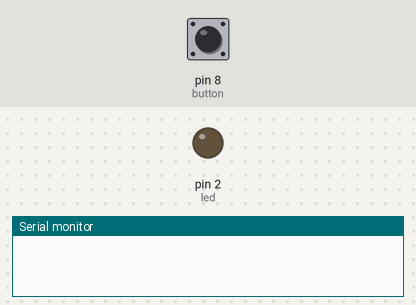
Bench run of a sketch on a simulated Arduino Uno, built with avr-gcc and run on an emulated ATmega328P. On the bench: output pins drawn as LEDs (lit = HIGH), the last lines printed to the serial monitor. The inputs (shaded band) are chosen by the test bench; at power-on: pin 8 (button) LOW.

Above: at 1.2 s.
1.3 s: pin 8 (button) pulled HIGH for 0.15 s
2.9 s: pin 8 (button) pulsed HIGH 5 times (0.12 s each, 0.3 s apart)
At 3.56 s:
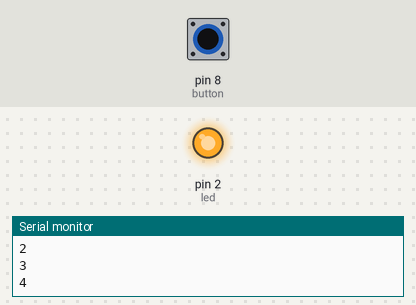
Timing chart, 0 to 5.9 s (numbered marks = the images above; inputs shaded):
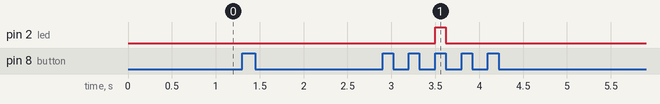

The sketch:

Main3.ino
```cpp
#include <avr/wdt.h>
const byte led = 2;

const byte button = 8;

int buttonState = 0;

bool block = false;
int contador = 0;

void setup()
{
	pinMode(led, OUTPUT);
    pinMode(button, INPUT);
    Serial.begin(9600);
}

void loop()
{

    buttonState = digitalRead(button);

    if(buttonState == HIGH && !block){
        Serial.println(++contador);
        if(contador%4 == 0)
            digitalWrite(led,1);
        if(contador == 10) //cuando llega a 10 se reinicia el arduino
            reboot();
        block = true;
    }
    if(buttonState == LOW){
        block = false;
        digitalWrite(led,0);
    }

}

//Funcion de reinicio
void reboot() {
  wdt_disable();
  wdt_enable(WDTO_500MS);
  while (1) {}
}
```

Measured:
- after the input at 2.9 s, pin 2 (led): LOW → HIGH after 0.60 s, → LOW 0.12 s later
